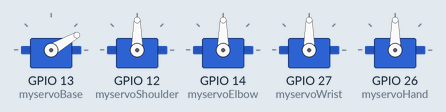
Recording of a sketch running on a simulated ESP32. On the bench: 5 × servo.

Above: at 0.0 s.
At 1.0 s:
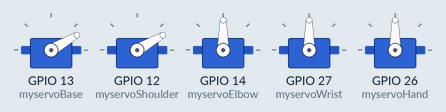
At 2.0 s:
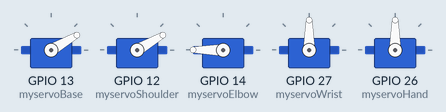
At 5.0 s:
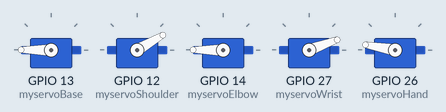
At 15.2 s:
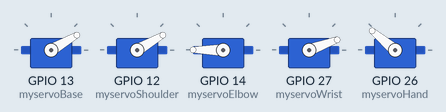
At 24.9 s:
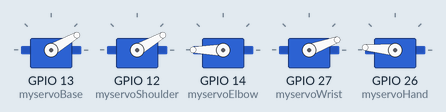
Timing chart, 0 to 26.4 s (numbered marks = the images above):
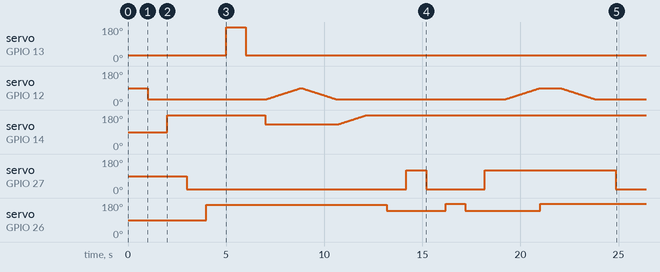

The sketch:

SERVO_ESP32.ino
```cpp
#include <Servo.h>

Servo myservoBase;
Servo myservoShoulder;
Servo myservoElbow;
Servo myservoWrist;
Servo myservoHand;

int posMyServoBase = 0;
int posmyservoShoulder = 0;
int posmyservoElbow = 0;
int posmyservoWrist = 0;
int posmyservoHand= 0;

void setup() {
  myservoBase.attach(13);
  myservoShoulder.attach(12);
  myservoElbow.attach(14);
  myservoWrist.attach(27);
  myservoHand.attach(26);

  myservoBase.write(30);//esquerda 180 - direita 0
    delay(1000);
  myservoShoulder.write(30);//esquerda 180 - direita 0
    delay(1000);
  myservoElbow.write(180);//esquerda 180 - direita 0
    delay(1000);
  myservoWrist.write(20);//esquerda 180 - direita 0
    delay(1000);
  myservoHand.write(170);//esquerda 180 - direita 0
    delay(1000);
  }

void loop() {
  giraBaseEsquerda(180, 1000);
  giraBaseDireita(30, 1000);
  moveShoulder(30, 90, 1000);
  abreGarra(140, 1000);
  giraPulsoEsquerda(120, 1000);
  giraPulsoDireita(20, 1000);
  fechaGarra(175, 1000);
  abreGarra(140, 1000);
  giraPulsoEsquerda(120, 1000);
  moveShoulderToCatch(30, 90, 1000);
  delay(180000);
}

void giraBaseEsquerda(int angulo, int tempo){
  myservoBase.write(angulo);
  delay(tempo);
}

void giraBaseDireita(int angulo, int tempo){
  myservoBase.write(angulo);
  delay(tempo);
}

void abreGarra(int angulo, int tempo){
  myservoHand.write(angulo);
  delay(tempo);
}

void fechaGarra(int angulo, int tempo){
  myservoHand.write(angulo);
  delay(tempo);
}

void giraPulsoEsquerda(int angulo, int tempo){
  myservoWrist.write(angulo);
  delay(tempo);
}

void giraPulsoDireita(int angulo, int tempo){
  myservoWrist.write(angulo);
  delay(tempo);
}

void moveShoulder(int posInicial, int posFinal, int tempo){
 for (posmyservoShoulder = posInicial; posmyservoShoulder <= posFinal; posmyservoShoulder += 1) {
    myservoShoulder.write(posmyservoShoulder);
    for (posmyservoElbow = 180; posmyservoElbow >= 130; posmyservoElbow -=1){
      myservoElbow.write(posmyservoElbow);
    }
    delay(30);
  }
 for (posmyservoShoulder = posFinal; posmyservoShoulder >= posInicial; posmyservoShoulder -= 1) {
    myservoShoulder.write(posmyservoShoulder);
    delay(30);
  }
    for (posmyservoElbow = 130; posmyservoElbow <= 180; posmyservoElbow +=1){
      myservoElbow.write(posmyservoElbow);
      delay(30);
    }
  delay(tempo);
}

void moveShoulderToCatch(int posInicial, int posFinal, int tempo){
 for (posmyservoShoulder = posInicial; posmyservoShoulder <= posFinal; posmyservoShoulder += 1) {
    myservoShoulder.write(posmyservoShoulder);
    delay(30);
  }
  fechaGarra(175, 1000);

 for (posmyservoShoulder = posFinal; posmyservoShoulder >= posInicial; posmyservoShoulder -= 1) {
    myservoShoulder.write(posmyservoShoulder);
    delay(30);
  }
  delay(tempo);
  giraPulsoDireita(20, 1000);
}
//==============================================================================//

void movimento1(){
  for (posmyservoShoulder = 60; posmyservoShoulder <= 120; posmyservoShoulder += 1) {
    myservoShoulder.write(posmyservoShoulder);
    delay(25);
  }
  delay(10000);

  movimento2();

  for (posmyservoShoulder = 120; posmyservoShoulder >= 60; posmyservoShoulder -= 1) {
    myservoShoulder.write(posmyservoShoulder);
    delay(25);
  }
  delay(1000);
}

void movimento2(){
  for (posmyservoElbow = 170; posmyservoElbow >= 0; posmyservoElbow -= 1) {
    myservoElbow.write(posmyservoElbow);
    delay(25);
  }
  delay(1000);

  for (posmyservoElbow = 0; posmyservoElbow <= 170; posmyservoElbow += 1) {
    myservoElbow.write(posmyservoElbow);
    delay(25);
  }
  delay(10000);
  movimento3();
}

void movimento3(){
   for (posmyservoWrist = 30; posmyservoWrist <= 180; posmyservoWrist += 1) {
    myservoWrist.write(posmyservoWrist);
    delay(25);
  }
  delay(1000);

  for (posmyservoWrist = 180; posmyservoWrist >= 30; posmyservoWrist -= 1) {
    myservoWrist.write(posmyservoWrist);
    delay(25);
  }
  delay(10000);
  movimento4();
}

void movimento4(){
   for (posmyservoHand = 140; posmyservoHand <= 180; posmyservoHand += 1) {
    myservoHand.write(posmyservoHand);
    delay(25);
  }
  delay(1000);

  for (posmyservoHand = 180; posmyservoHand >= 140; posmyservoHand -= 1) {
    myservoHand.write(posmyservoHand);
    delay(25);
  }
  delay(1000);
}
```

Measured:
- by itself, servo on GPIO 13 (myservoBase): 30° → 180° at 5.0 s, → 30° 1.0 s later
- by itself, servo on GPIO 27 (myservoWrist): goes 20° 11.2 s, 120° 1.0 s, 20° 3.0 s, 120° 6.7 s, then 20°
- by itself, servo on GPIO 26 (myservoHand): 90° → 170° at 4.0 s, → 140° 9.2 s later, → 175° 3.0 s later, → 140° 1.0 s later, … (5 changes in this stretch)
